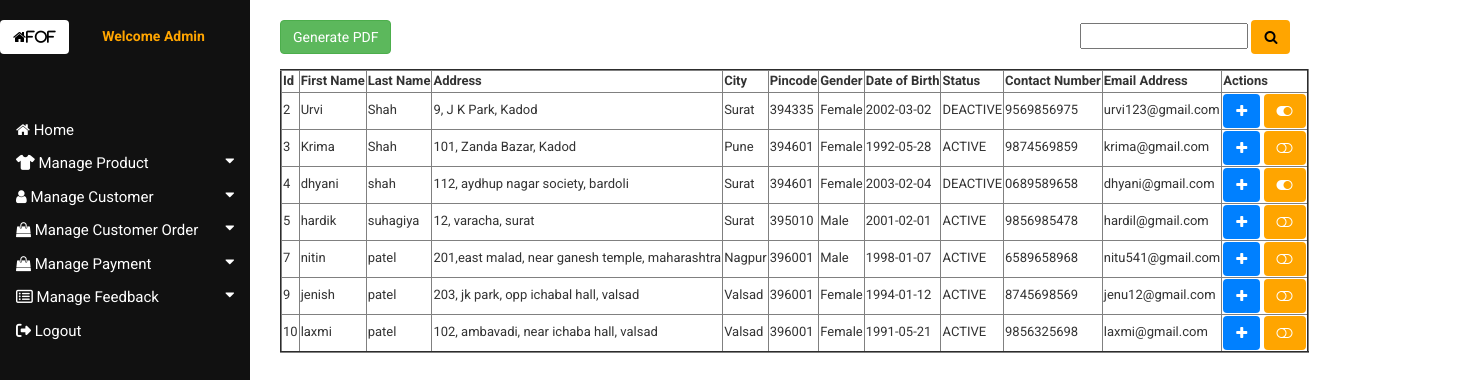
/OBMS/Boutique/Customer_View_Page.php, run on the app's committed database.
### tables this page shows
CREATE TABLE `tblcustomer` (
  `id` int(11) NOT NULL,
  `fname` varchar(20) NOT NULL,
  `lname` varchar(20) NOT NULL,
  `address` varchar(500) NOT NULL,
  `cityid` int(11) NOT NULL,
  `pincode` int(11) NOT NULL,
  `gender` varchar(6) NOT NULL,
  `dob` date NOT NULL,
  `contactno` char(10) NOT NULL,
  `emailid` varchar(30) NOT NULL,
  `password` char(8) NOT NULL,
  `status` varchar(20) NOT NULL,
  `userid` int(11) NOT NULL
);

CREATE TABLE `tblcity` (
  `city_id` int(11) NOT NULL,
  `city_name` varchar(50) NOT NULL,
  `state_id` int(11) NOT NULL
);

### OBMS/Boutique/Customer_View_Page.php (the view, shortened to what this page needs)
<?php include './connection.php';?>
<?php include './sideheader.php';?>
<html>
    <head>
    <link href="css/bootstrap.min.css" rel="stylesheet">
    <link href="css/main.css" rel="stylesheet">
    </head>
    <body>
            <div class="form-group col-md-6" style="padding-left: 280px;margin-top: 20px">
                <a href="generateCustomerReport.php" class="btn btn-success">Generate PDF</a>
            </div>
            <div class="form-group col-md-6" style="padding-left: 350px;margin-top: 20px">
                <form action="#" method="post">
                    <input type="text" name="search" />
                    <button name="btnSearch" class="btn" style="background-color: orange"><i class="fa fa-search"></i></button>
                </form>
        </div>
        <?php
            if(isset($_POST['btnSearch']))
            {
                $search=$_POST['search'];
                $sql="select id,fname,lname,address,city_name,pincode,gender,dob,contactno,emailid from tblcustomer a INNER JOIN tblCity b ON a.cityid=b.city_id where a.fname='$search' OR a.lname='$search' or a.gender='$search' or a.pincode='$search' or b.city_name='$search'  ORDER BY id";
                $result= mysqli_query($con, $sql);
                ?>
<form action="#" method="post">
<div class="container" style="margin-left: 280px;margin-top: 0px;font-size: 17px">
    <div class="row">
        <table border="2px">
           <tr>
               <th> Id </th>
               <th> First Name </th>
               <th> Last Name </th>
               <th> Address </th>
               <th> City </th>
               <th> Pincode </th>
               <th> Gender </th>
               <th> Date of Birth </th>
               <th> Contact Number </th>
               <th> Email Address </th>
               <th> Actions </th>
           </tr>
           <?php
                if($result->num_rows>0)
                {
                     while($row= mysqli_fetch_array($result))
                        {?>
                <tr>
                                <td> <?php echo $row['id'];?> </td>
                                <td> <?php echo $row['fname'];?> </td>
                                <td> <?php echo $row['lname'];?> </td>
                                <td> <?php echo $row['address'];?> </td>
                                <td> <?php echo $row['city_name'];?> </td>
                                <td> <?php echo $row['pincode'];?> </td>
                                <td> <?php echo $row['gender'];?> </td>
                                <td> <?php echo $row['dob'];?> </td>
                                <td> <?php echo $row['contactno'];?> </td>
                                <td> <?php echo $row['emailid'];?> </td>
                                <td>
                                    <button type="button" class="btn btn-dager" style="background-color: #0080ff;color: white"  onclick="location.href='Customer_Add_Page.php?id=<?php echo $row["id"]; ?>'"><i class="fa fa-plus"></i></button>
                                   <?php
                                        if($row['status']=="ACTIVE")
                                        {
                                            ?>
                                            <button type="button" class="btn btn-dnger" style="background-color:orange;color: white" onclick="location.href='Customer_Delete_Page.php?id=<?php echo $row["id"];?>&status=<?php echo $row["status"] ?>'" name="delete"><i class="fa fa-toggle-off"></i></button>
                                            <?php
                                        }
                                        if($row['status']=="DEACTIVE")
                                        {
                                            ?>
                                            <button type="button" class="btn btn-dnger" style="background-color:orange;color: white" onclick="location.href='Customer_Delete_Page.php?id=<?php echo $row["id"];?>&status=<?php echo $row["status"] ?>'" name="delete"><i class="fa fa-toggle-on"></i></button>
                                            <?php
                                        }
                                        ?>
                                </td>
                </tr>
                            <?php
                }}?>
                       </table>
                <?php }
 else
 {
    $sql="select a.id,a.fname,a.lname,a.address,b.city_name,a.pincode,a.gender,a.dob,a.status,a.contactno,a.emailid from tblcustomer a, tblcity b where a.cityid=b.city_id";
    $result= mysqli_query($con, $sql);
    ?>
<form action="#" method="post">
<div class="container" style="margin-left: 280px;margin-top: 0px;font-size: 13px">
    <div class="row">
        <table border="2px">
           <tr>
               <th> Id </th>
               <th> First Name </th>
               <th> Last Name </th>
               <th> Address </th>
               <th> City </th>
               <th> Pincode </th>
               <th> Gender </th>
               <th> Date of Birth </th>
               <th> Status </th>
               <th> Contact Number </th>
               <th> Email Address </th>
               <th> Actions </th>
           </tr>
               <?php
                if($result->num_rows>0)
                {
                     while($row= mysqli_fetch_array($result))
                        {?>
                            <tr>
                                <td> <?php echo $row['id'];?> </td>
                                <td> <?php echo $row['fname'];?> </td>
                                <td> <?php echo $row['lname'];?> </td>
                                <td> <?php echo $row['address'];?> </td>
                                <td> <?php echo $row['city_name'];?> </td>
                                <td> <?php echo $row['pincode'];?> </td>
                                <td> <?php echo $row['gender'];?> </td>
                                <td> <?php echo $row['dob'];?> </td>
                                <td> <?php echo $row['status'];?> </td>
                                <td> <?php echo $row['contactno'];?> </td>
                                <td> <?php echo $row['emailid'];?> </td>
                                <td>
                                    <button type="button" class="btn btn-dager" style="background-color: #0080ff;color: white"  onclick="location.href='Customer_Add_Page.php?id=<?php echo $row["id"]; ?>'"><i class="fa fa-plus"></i></button>
                                   <?php
                                        if($row['status']=="ACTIVE")
                                        {
                                            ?>
                                            <button type="button" class="btn btn-dnger" style="background-color:orange;color: white" onclick="location.href='Customer_Delete_Page.php?id=<?php echo $row["id"];?>&status=<?php echo $row["status"] ?>'" name="delete"><i class="fa fa-toggle-off"></i></button>
                                            <?php
                                        }
                                        if($row['status']=="DEACTIVE")
                                        {
                                            ?>
                                            <button type="button" class="btn btn-dnger" style="background-color:orange;color: white" onclick="location.href='Customer_Delete_Page.php?id=<?php echo $row["id"];?>&status=<?php echo $row["status"] ?>'" name="delete"><i class="fa fa-toggle-on"></i></button>
                                            <?php
                                        }
                                        ?>
                                </td>
                            </tr>
                            <?php
                        }?>
                       </table>
                <?php }
 }
?>
    </div>
</div>
</form>
 </body>
</html>

### OBMS/Boutique/css/main.css (style rules this page uses)
body { font-family: 'Roboto', sans-serif; position: relative; font-weight:400px; }
a { -webkit-transition: 300ms; -moz-transition: 300ms; -o-transition: 300ms; transition: 300ms; }

### OBMS/Boutique/sideheader.php (style rules this page uses)
body { font-family: "Lato", sans-serif; }

### data on the page
tblcustomer: id "2", fname "Urvi", lname "Shah", address "9, J K Park, Kadod", cityid.city_name "Surat", pincode "394335", gender "Female", dob "2002-03-02", status "DEACTIVE", contactno "9569856975", emailid "urvi123@gmail.com"
tblcustomer: id "3", fname "Krima", lname "Shah", address "101, Zanda Bazar, Kadod", cityid.city_name "Pune", pincode "394601", gender "Female", dob "1992-05-28", status "ACTIVE", contactno "9874569859", emailid "krima@gmail.com"
tblcustomer: id "4", fname "dhyani", lname "shah", address "112, aydhup nagar society, bardoli", cityid.city_name "Surat", pincode "394601", gender "Female", dob "2003-02-04", status "DEACTIVE", contactno "0689589658", emailid "dhyani@gmail.com"
tblcustomer: id "5", fname "hardik", lname "suhagiya", address "12, varacha, surat", cityid.city_name "Surat", pincode "395010", gender "Male", dob "2001-02-01", status "ACTIVE", contactno "9856985478", emailid "hardil@gmail.com"
tblcustomer: id "7", fname "nitin", lname "patel", address "201,east malad, near ganesh temple, maharashtra", cityid.city_name "Nagpur", pincode "396001", gender "Male", dob "1998-01-07", status "ACTIVE", contactno "6589658968", emailid "nitu541@gmail.com"
tblcustomer: id "9", fname "jenish", lname "patel", address "203, jk park, opp ichabal hall, valsad", cityid.city_name "Valsad", pincode "396001", gender "Female", dob "1994-01-12", status "ACTIVE", contactno "8745698569", emailid "jenu12@gmail.com"
tblcustomer: id "10", fname "laxmi", lname "patel", address "102, ambavadi, near ichaba hall, valsad", cityid.city_name "Valsad", pincode "396001", gender "Female", dob "1991-05-21", status "ACTIVE", contactno "9856325698", emailid "laxmi@gmail.com"
